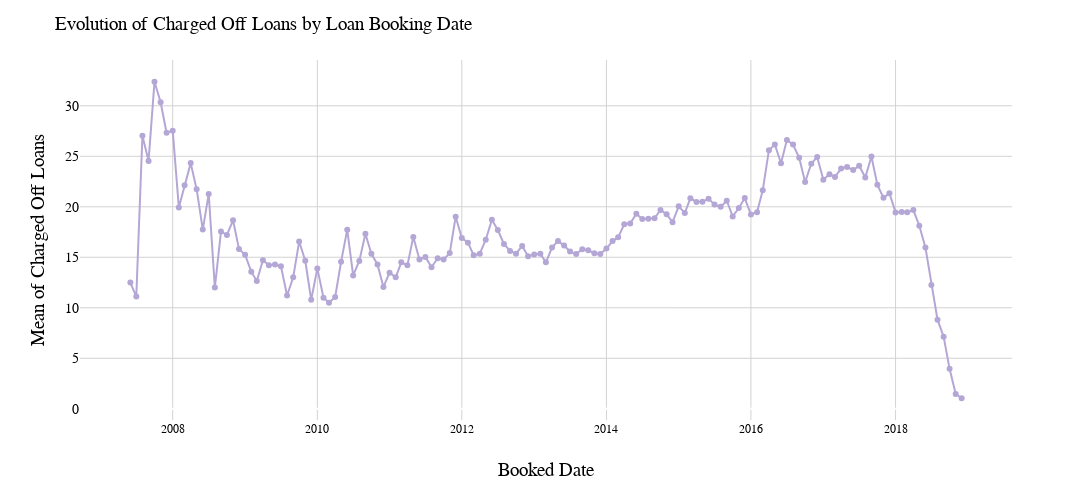

The notebook cell this image was saved under:
### Markdown cell above
## Target across the time to decide the Test set and the train

### Code cell
df_group = df.groupby(['d_vintage']).agg({'target': 'mean'}).reset_index()

df_group['target'] = df_group['target']*100

utils_plot.plot_chart(
    df= df_group, 
    chart_type="line",
    x_col="d_vintage",
    y_col="target",
    text_col="",
    color_sequence= [  '#b4a7d6', ],
    text_as_percentage=True,
    text_position="top center",
    x_label='Booked Date',
    y_label='Mean of Charged Off Loans',
    title="Evolution of Charged Off Loans by Loan Booking Date",
    width=1200,
    height=500,
)

### Figure 1 — Plotly figure (JSON) as saved in the notebook; plotly's stock layout.template omitted (floating-point values rounded to 4 significant figures; data arrays with more than 128 entries replaced by an {"elided": "..."} marker saying what was removed)
{"data": [{"hovertemplate": "Booked Date=%{x}<br>Mean of Charged Off Loans=%{y}<extra></extra>", "legendgroup": "", "line": {"color": "#b4a7d6", "dash": "solid"}, "marker": {"symbol": "circle"}, "mode": "lines+markers", "name": "", "orientation": "v", "showlegend": false, "type": "scatter", "x": {"elided": "139 str values"}, "xaxis": "x", "y": {"elided": "139 float values"}, "yaxis": "y"}], "layout": {"height": 500, "legend": {"tracegroupgap": 0}, "margin": {"t": 60}, "plot_bgcolor": "white", "title": {"font": {"color": "black", "family": "Arial", "size": 19}, "text": "Evolution of Charged Off Loans by Loan Booking Date"}, "width": 1200, "xaxis": {"anchor": "y", "categoryorder": "array", "domain": [0, 1], "gridcolor": "lightgray", "tickfont": {"color": "black", "family": "Arial", "size": 12}, "title": {"font": {"color": "black", "family": "Arial", "size": 19}, "standoff": 28, "text": "Booked Date"}}, "yaxis": {"anchor": "x", "domain": [0, 1], "gridcolor": "lightgray", "tickfont": {"color": "black", "family": "Arial", "size": 14}, "title": {"font": {"color": "black", "family": "Arial", "size": 19}, "text": "Mean of Charged Off Loans"}}}}
